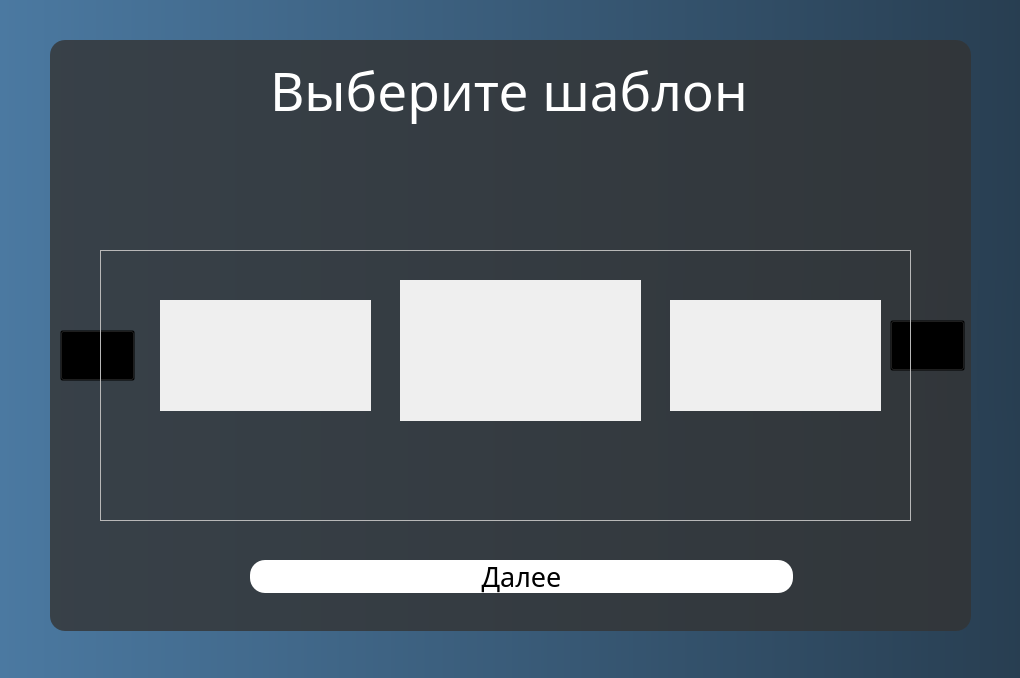
<?xml version="1.0" encoding="UTF-8"?>
<ui version="4.0">
 <class>Form</class>
 <widget class="QWidget" name="Form">
  <property name="geometry">
   <rect>
    <x>0</x>
    <y>0</y>
    <width>1020</width>
    <height>678</height>
   </rect>
  </property>
  <property name="minimumSize">
   <size>
    <width>1020</width>
    <height>678</height>
   </size>
  </property>
  <property name="maximumSize">
   <size>
    <width>1020</width>
    <height>678</height>
   </size>
  </property>
  <property name="windowTitle">
   <string>Form</string>
  </property>
  <property name="styleSheet">
   <string notr="true">#Form{
background: qlineargradient(spread:pad, x1:0, y1:0, x2:1, y2:0, stop:0 rgba(75, 121, 161, 255), stop:1 rgba(40, 62, 81, 255));}
*{font-family:  century gothic;}</string>
  </property>
  <widget class="QWidget" name="widget" native="true">
   <property name="geometry">
    <rect>
     <x>50</x>
     <y>40</y>
     <width>921</width>
     <height>591</height>
    </rect>
   </property>
   <property name="minimumSize">
    <size>
     <width>0</width>
     <height>0</height>
    </size>
   </property>
   <property name="styleSheet">
    <string notr="true">#widget{
background: rgba(51, 51, 51, 0.8);
border-radius: 15px;
}</string>
   </property>
   <widget class="QPushButton" name="pushButton">
    <property name="geometry">
     <rect>
      <x>200</x>
      <y>520</y>
      <width>543</width>
      <height>33</height>
     </rect>
    </property>
    <property name="styleSheet">
     <string notr="true">
#pushButton{
font-family:  century gothic;
border-radius: 15px;

background-color: #fff;
font-size: 20pt;}


#pushButton:hover{
transition: transform 1s;


border: 5px, 5px, 5px, 5px solid #717072;
background: #eee;
font-size: 20pt;}


</string>
    </property>
    <property name="text">
     <string>Далее</string>
    </property>
   </widget>
   <widget class="QLabel" name="label">
    <property name="geometry">
     <rect>
      <x>220</x>
      <y>-30</y>
      <width>543</width>
      <height>161</height>
     </rect>
    </property>
    <property name="styleSheet">
     <string notr="true">font-family:  century gothic;
font-size: 40pt;
color: white;</string>
    </property>
    <property name="text">
     <string>Выберите шаблон</string>
    </property>
   </widget>
   <widget class="QPushButton" name="right_btn">
    <property name="geometry">
     <rect>
      <x>840</x>
      <y>280</y>
      <width>75</width>
      <height>51</height>
     </rect>
    </property>
    <property name="styleSheet">
     <string notr="true">#right_btn{

background: transparent;
}

#right_btn:hover{
margin-left: 10px;

}
</string>
    </property>
    <property name="text">
     <string/>
    </property>
    <property name="icon">
     <iconset>
      <normaloff>icons/right-arrow.png</normaloff>icons/right-arrow.png</iconset>
    </property>
    <property name="iconSize">
     <size>
      <width>50</width>
      <height>50</height>
     </size>
    </property>
   </widget>
   <widget class="QPushButton" name="left_btn">
    <property name="geometry">
     <rect>
      <x>10</x>
      <y>290</y>
      <width>75</width>
      <height>51</height>
     </rect>
    </property>
    <property name="styleSheet">
     <string notr="true">#left_btn{

background: transparent;
}

#left_btn:hover{
margin-right: 10px;

}
</string>
    </property>
    <property name="text">
     <string/>
    </property>
    <property name="icon">
     <iconset>
      <normaloff>icons/imgonline-com-ua-Mirror-av0m9Ew8M3znRrp.png</normaloff>icons/imgonline-com-ua-Mirror-av0m9Ew8M3znRrp.png</iconset>
    </property>
    <property name="iconSize">
     <size>
      <width>50</width>
      <height>50</height>
     </size>
    </property>
   </widget>
   <widget class="QFrame" name="frame">
    <property name="geometry">
     <rect>
      <x>50</x>
      <y>210</y>
      <width>811</width>
      <height>271</height>
     </rect>
    </property>
    <property name="frameShape">
     <enum>QFrame::StyledPanel</enum>
    </property>
    <property name="frameShadow">
     <enum>QFrame::Raised</enum>
    </property>
    <widget class="QLabel" name="im_2">
     <property name="geometry">
      <rect>
       <x>60</x>
       <y>50</y>
       <width>211</width>
       <height>111</height>
      </rect>
     </property>
     <property name="autoFillBackground">
      <bool>true</bool>
     </property>
     <property name="text">
      <string/>
     </property>
     <property name="pixmap">
      <pixmap>3x/Ресурс 2xxhdpi.png</pixmap>
     </property>
     <property name="scaledContents">
      <bool>true</bool>
     </property>
    </widget>
    <widget class="QLabel" name="im_1">
     <property name="geometry">
      <rect>
       <x>300</x>
       <y>30</y>
       <width>241</width>
       <height>141</height>
      </rect>
     </property>
     <property name="autoFillBackground">
      <bool>true</bool>
     </property>
     <property name="text">
      <string/>
     </property>
     <property name="pixmap">
      <pixmap>3x/Ресурс 1xxhdpi.png</pixmap>
     </property>
     <property name="scaledContents">
      <bool>true</bool>
     </property>
    </widget>
    <widget class="QLabel" name="im_3">
     <property name="geometry">
      <rect>
       <x>570</x>
       <y>50</y>
       <width>211</width>
       <height>111</height>
      </rect>
     </property>
     <property name="autoFillBackground">
      <bool>true</bool>
     </property>
     <property name="text">
      <string/>
     </property>
     <property name="pixmap">
      <pixmap>3x/Ресурс 2xxhdpi.png</pixmap>
     </property>
     <property name="scaledContents">
      <bool>true</bool>
     </property>
    </widget>
   </widget>
  </widget>
 </widget>
 <resources/>
 <connections/>
</ui>
